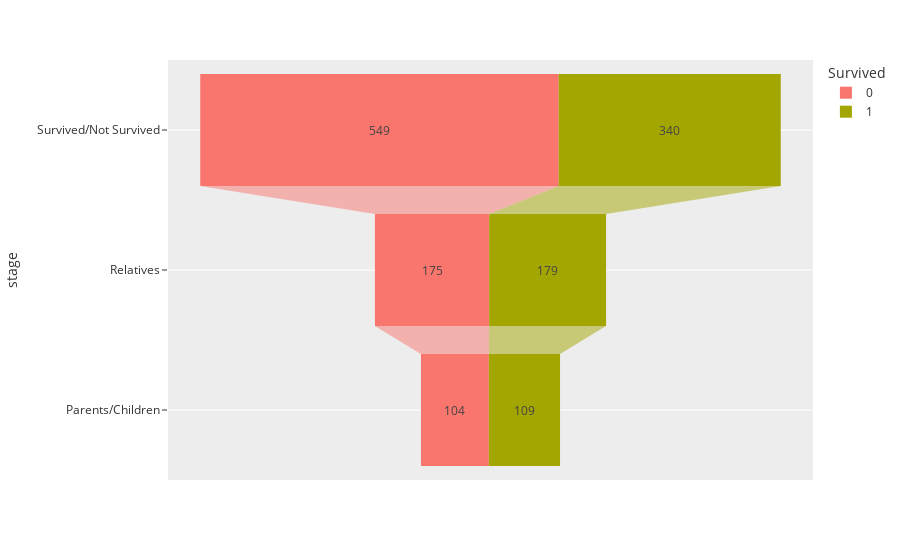

Notebook code cell kept with this figure:
### Code cell
import plotly.express as px
#nombramos los stages
stages = ['Survived/Not Survived', 'Relatives', 'Parents/Children']
#definimos la variable mujeres, indicandole los valores y el nombre de la variable
df_fallecidos = pd.DataFrame(dict(number = [549, 175, 104], stage = stages))
df_fallecidos['Survived'] = 0
#definimos la variable hombres, indicandole los valores y el nombre de la variable
df_vivos = pd.DataFrame(dict(number = [340, 179, 109], stage = stages))
df_vivos['Survived'] = 1
#concatenamos los dos DF
df3 = pd.concat([df_fallecidos, df_vivos])
fig = px.funnel(df3, x = 'number', y = 'stage', color='Survived', template='ggplot2')
fig.show()

### Figure 1 — Plotly figure (JSON) as saved in the notebook; plotly's stock layout.template omitted (floating-point values rounded to 4 significant figures)
{"data": [{"hovertemplate": "Survived=0<br>number=%{x}<br>stage=%{y}<extra></extra>", "legendgroup": "0", "marker": {"color": "#F8766D"}, "name": "0", "orientation": "h", "showlegend": true, "type": "funnel", "x": [549, 175, 104], "xaxis": "x", "y": ["Survived/Not Survived", "Relatives", "Parents/Children"], "yaxis": "y"}, {"hovertemplate": "Survived=1<br>number=%{x}<br>stage=%{y}<extra></extra>", "legendgroup": "1", "marker": {"color": "#A3A500"}, "name": "1", "orientation": "h", "showlegend": true, "type": "funnel", "x": [340, 179, 109], "xaxis": "x", "y": ["Survived/Not Survived", "Relatives", "Parents/Children"], "yaxis": "y"}], "layout": {"legend": {"title": {"text": "Survived"}, "tracegroupgap": 0}, "margin": {"t": 60}, "xaxis": {"anchor": "y", "domain": [0, 1], "title": {"text": "number"}}, "yaxis": {"anchor": "x", "domain": [0, 1], "title": {"text": "stage"}}}}
